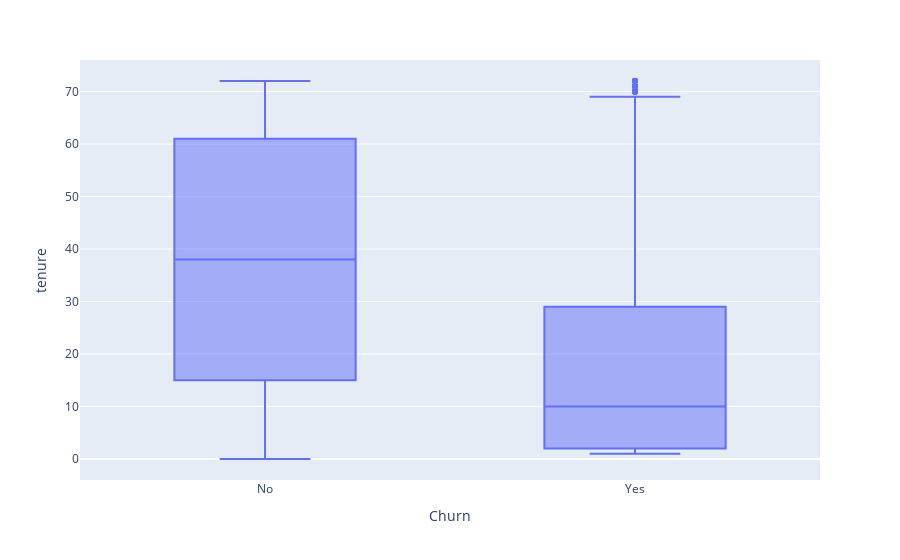

The code cell stored with this chart in its notebook:
### Code cell
fig = px.box(df, x = 'Churn'  , y='tenure')
fig.show()

### Figure 1 — Plotly figure (JSON) as saved in the notebook; plotly's stock layout.template omitted (floating-point values rounded to 4 significant figures; data arrays with more than 128 entries replaced by an {"elided": "..."} marker saying what was removed)
{"data": [{"alignmentgroup": "True", "hovertemplate": "Churn=%{x}<br>tenure=%{y}<extra></extra>", "legendgroup": "", "marker": {"color": "#636efa"}, "name": "", "notched": false, "offsetgroup": "", "orientation": "v", "showlegend": false, "type": "box", "x": {"elided": "7043 str values"}, "x0": " ", "xaxis": "x", "y": {"elided": "7043 int values"}, "y0": " ", "yaxis": "y"}], "layout": {"boxmode": "group", "legend": {"tracegroupgap": 0}, "margin": {"t": 60}, "xaxis": {"anchor": "y", "domain": [0, 1], "title": {"text": "Churn"}}, "yaxis": {"anchor": "x", "domain": [0, 1], "title": {"text": "tenure"}}}}
